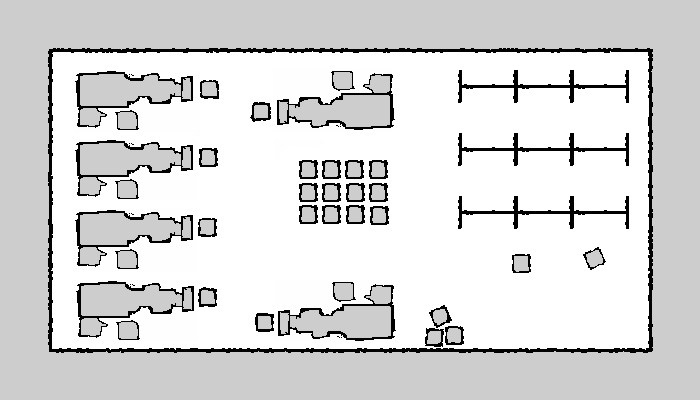
#> input picture Python_Design/FIS_Design/maps/warehouse_map.png, 700 x 400 px, found by its file name
$ python PythonFISV3Implementation.py
#> lines starting #> are read from the running program, lines starting #| are printed output that depends on the picture; after the words box and inside, x2 and y2 are one past the last pixel; in counts of white or black regions, pixels touching at a corner belong together
### Python_Design/FIS_Design/FIS_TestV3/PythonFISFunctionV3.py
"""

This program is a Python implementation of a Fuzzy Inference System (FIS)
that was first designed within MATLAB, using the Fuzzy Logic Designer.

This file serves to host the functions that are used within the FIS testing.

This particular FIS utilizes the load history, weighted travel distance to task,
and the distance history to make decisions about the suitability of a given robot.

This is the third version that fixes an error in the rulebase of the previous version,
producing more desirable surfaces of control.

"""
######################## Import Packages ########################

import numpy as np
import skfuzzy as fuzz
from skfuzzy import control as ctrl
import matplotlib.pyplot as plt

####################### Define Functions ########################

def fis_create():

    ################ FIS Step 1: Define Fuzzy Sets ##################

    """
    Must firstly define the input linguistic variables. This involves:
        - Defining the linguistic variable itself
        - Defining the crisp universe of discourse for these variables
        - Defining the linguistic values and their membership functions
    """
    # universes of discourse:
    lh_range = [0, (5/6), 4, 5, 6, (55/6), 10]
    dtt_range = [0, (25/12), 10, 12.5, 15, (275/12), 25]
    tdt_range = [0, (25/6), 15, 25, 30, (275/6), 50]

    # define lingusitic input variables:
    lh = ctrl.Antecedent(lh_range, 'Load History')
    dtt = ctrl.Antecedent(dtt_range, 'Distance to Task')
    tdt = ctrl.Antecedent(tdt_range, 'Total Distance Travelled')

    # define membership functions:
    #   - we have 3 linguistic terms for each variable

    lh['Low'] = fuzz.trimf(lh.universe, [0, 0, 6])
    lh['Medium'] = fuzz.trimf(lh.universe, [5/6, 5, 55/6])
    lh['High'] = fuzz.trimf(lh.universe, [4, 10, 10])

    dtt['Low'] = fuzz.trimf(dtt.universe, [0, 0, 15])
    dtt['Medium'] = fuzz.trimf(dtt.universe, [25/12, 12.5, 275/12])
    dtt['High'] = fuzz.trimf(dtt.universe, [10, 25, 25])

    tdt['Low'] = fuzz.trimf(tdt.universe, [0, 0, 30])
    tdt['Medium'] = fuzz.trimf(tdt.universe, [25/6, 25, 275/6])
    tdt['High'] = fuzz.trimf(tdt.universe, [15, 50, 50])

    """
    Now we can define the output linguistic variable. This involves:
        - Defining the linguistic variable itself
        - Defining the crisp universe of discourse for this variable
        - Defining the linguistic value and its membership function
    """

    # universe of discourse:
    suit_range = [0, 5/12, 25/12, 2.5, 35/12, 55/12, 5, 65/12, 85/12, 7.5, 95/12, 115/12, 10]

    # define linguistic output variable:
    suit = ctrl.Consequent(suit_range, 'Suitability')

    # membership functions for linguistic values:
    suit['Very Low'] = fuzz.trimf(suit.universe, [0, 0, 25/12])
    suit['Low'] = fuzz.trimf(suit.universe, [5/12, 2.5, 55/12])
    suit['Medium'] = fuzz.trimf(suit.universe, [35/12, 5, 85/12])
    suit['High'] = fuzz.trimf(suit.universe, [65/12, 7.5, 115/12])
    suit['Very High'] = fuzz.trimf(suit.universe, [95/12, 10, 10])

    ################ FIS Step 2: Define Rule-Base ###################

    """
    Now we can define the fuzzy Rulebase. For a system with 3
    linguistic inputs, each with 3 linguistic variables, the
    Rulebase can contain a maximum of 27 rules for a full
    description

    The following rules were selected based on their provided
    surface of control, which was sculpted iteratively through
    the rules.

    This Rulebase consists of 27 rules.

    """

    rulebase = []

    # commence defining the main rules:
    rulebase.append(ctrl.Rule(lh['Low'] & dtt['Low'] & tdt['Low'], suit['Very High']))      # Rule 01
    rulebase.append(ctrl.Rule(lh['Medium'] & dtt['Low'] & tdt['Low'], suit['High']))        # Rule 02
    rulebase.append(ctrl.Rule(lh['High'] & dtt['Low'] & tdt['Low'], suit['Medium']))        # Rule 03
    rulebase.append(ctrl.Rule(lh['Low'] & dtt['Medium'] & tdt['Low'], suit['High']))        # Rule 04
    rulebase.append(ctrl.Rule(lh['Medium'] & dtt['Medium'] & tdt['Low'], suit['Medium']))   # Rule 05
    rulebase.append(ctrl.Rule(lh['High'] & dtt['Medium'] & tdt['Low'], suit['Medium']))     # Rule 06
    rulebase.append(ctrl.Rule(lh['Low'] & dtt['High'] & tdt['Low'], suit['Medium']))        # Rule 07
    rulebase.append(ctrl.Rule(lh['Medium'] & dtt['High'] & tdt['Low'], suit['Medium']))     # Rule 08
    rulebase.append(ctrl.Rule(lh['High'] & dtt['High'] & tdt['Low'], suit['Low']))          # Rule 09
    rulebase.append(ctrl.Rule(lh['Low'] & dtt['Low'] & tdt['Medium'], suit['High']))        # Rule 10
    rulebase.append(ctrl.Rule(lh['Medium'] & dtt['Low'] & tdt['Medium'], suit['Medium']))   # Rule 11
    rulebase.append(ctrl.Rule(lh['High'] & dtt['Low'] & tdt['Medium'], suit['Medium']))     # Rule 12
    rulebase.append(ctrl.Rule(lh['Low'] & dtt['Medium'] & tdt['Medium'], suit['Medium']))   # Rule 13
    rulebase.append(ctrl.Rule(lh['Medium'] & dtt['Medium'] & tdt['Medium'], suit['Low']))   # Rule 14
    rulebase.append(ctrl.Rule(lh['High'] & dtt['Medium'] & tdt['Medium'], suit['Low']))     # Rule 15
    rulebase.append(ctrl.Rule(lh['Low'] & dtt['High'] & tdt['Medium'], suit['Medium']))     # Rule 16
    rulebase.append(ctrl.Rule(lh['Medium'] & dtt['High'] & tdt['Medium'], suit['Low']))     # Rule 17
    rulebase.append(ctrl.Rule(lh['High'] & dtt['High'] & tdt['Medium'], suit['Very Low']))  # Rule 18
    rulebase.append(ctrl.Rule(lh['Low'] & dtt['Low'] & tdt['High'], suit['Medium']))        # Rule 19
    rulebase.append(ctrl.Rule(lh['Medium'] & dtt['Low'] & tdt['High'], suit['Medium']))     # Rule 20
    rulebase.append(ctrl.Rule(lh['High'] & dtt['Low'] & tdt['High'], suit['Low']))          # Rule 21
    rulebase.append(ctrl.Rule(lh['Low'] & dtt['Medium'] & tdt['High'], suit['Medium']))     # Rule 22
    rulebase.append(ctrl.Rule(lh['Medium'] & dtt['Medium'] & tdt['High'], suit['Low']))     # Rule 23
    rulebase.append(ctrl.Rule(lh['High'] & dtt['Medium'] & tdt['High'], suit['Very Low']))  # Rule 24
    rulebase.append(ctrl.Rule(lh['Low'] & dtt['High'] & tdt['High'], suit['Low']))          # Rule 25
    rulebase.append(ctrl.Rule(lh['Medium'] & dtt['High'] & tdt['High'], suit['Very Low']))  # Rule 26
    rulebase.append(ctrl.Rule(lh['High'] & dtt['High'] & tdt['High'], suit['Very Low']))    # Rule 27

    return rulebase


# [23 lines left out: function fis_solve, not called in this run]

### Python_Design/FIS_Design/FIS_TestV3/PythonFISV3Implementation.py
"""
This program is for creating and spawning robots within a given
task environment, such that tasks can be allocated to them using
a fuzzy inference system.

This is for testing the fuzzy inference system on fake, simulated
agents within a fictitious environment

THIS FILE RUNS ONE SIMULATION

"""
######################## Import Packages ########################

import numpy as np
import matplotlib.pyplot as plt
import cv2
import os
import sys
import random
import math as m
import heapq
from PythonFISFunctionV3 import *
import pandas as pd
import tkinter as tk
import time

################# Function & Class Definition ###################

class Robot:
    """
    This is a simplistic robot class for use in the FIS, it is
    used to create robotic objects. A robot consists of:
    - an ID tag, for referencing
    - a sensor type, either imagery, measurement, or both
    - a load history, which denotes how many times the robot has
      gone to the task site
    - their position within space
    - a travel distance, which represents how far a robot has to travel to the task site
    - a total travel distance that they have travelled overall
    - a weight, which is used to quantify the impact of their travelling
    - a suitability, which is to be calculated using the FIS
    - a colour used in plotting
    """

    # constructor for robot objects:
    def __init__(self, id, sensor, position):
        self.id = id            # id tag for referencing
        self.sensor = sensor    # type of sensor the robot is equipped with
        self.load = 0.0             # load history of robot
        self.position = position    # current position of robot
        self.travel = 0.0       # distance robot must travel to task site
        self.total = 0.0        # total distance that robot has travelled
        self.weight = 1.0       # movement weight, ignored if 1
        self.suitability = 0.0     # suitability
        if self.sensor == 'Imagery':
            # blue
            blue_list = [(149, 168, 255), (56, 182, 255), (138, 199, 235), (16, 180, 230)]
            index = random.randint(0, len(blue_list)-1)
            self.colour = blue_list[index]

        if self.sensor == 'Measurement':
            # green
            green_list = [(117, 240, 150), (98, 181, 119), (31, 219, 78), (79, 209, 125)]
            index = random.randint(0, len(green_list)-1)
            self.colour = green_list[index]


    # for querying robots:
    # [7 lines left out: function display_robot_info, not called in this run]

def read_map(map_str, resolution):

    # get cwd, list all directories and append to the file path of the maps
    current_dir = os.getcwd()
    file_path = os.path.join(current_dir, "Python_Design", "FIS_Design", "maps", str(map_str))

    # check if that map exists, read image if it does
    if not os.path.isfile(file_path):
        sys.exit('No such file exists')
    else:
        image = cv2.imread(file_path,0)

    # load the map and dilate the borders to get a buffered image for navigation:
    image_rgb = cv2.cvtColor(image, cv2.COLOR_GRAY2RGB)
    buffered_image, spawn_locations = add_buffer(image, buffer)

    return image_rgb, buffered_image

# [63 lines left out: function dijkstra, not called in this run]

def add_buffer(image, buffer_size):

    # create a binary mask where black (0) and gray (205) areas are marked
    mask = np.where((image == 0) | (image == 205), 1, 0).astype(np.uint8)

    # create a kernel for dilation (buffer expansion)
    kernel = np.ones((buffer_size, buffer_size), np.uint8)

    # dilate the mask (expand obstacles)
    dilated_mask = cv2.dilate(mask, kernel, iterations=1)

    # create a new image where dilated areas are treated as non-navigable (set to black)
    buffered_image = image.copy()
    buffered_image[dilated_mask == 1] = 0  # set dilated areas to black (0)

    # white space detection:
    spawn_locations = np.flip(np.column_stack(np.where(np.flipud(buffered_image) >= 254)),axis = 1)

    return buffered_image, spawn_locations

# [14 lines left out: function draw_circles_on_image, not called in this run]

def initialize_plot():

    # start a tkinter window
    root = tk.Tk()

    # get screen width & height off of tkinter window, calculate figure height
    screen_width = root.winfo_screenwidth()
    screen_height = root.winfo_screenheight()
    dpi = 100
    fig_width_in = (screen_width*0.8)/dpi
    fig_height_in = (screen_height*0.8)/dpi

    # kill tkinter
    root.destroy()

    # make a figure, set the size and position of the figure
    fig = plt.figure(figsize = (fig_width_in, fig_height_in), dpi = dpi)
    ax = fig.add_subplot(1,1,1)
    figure_manager = plt.get_current_fig_manager()
    fig_width = int(fig_width_in * dpi)
    fig_height = int(fig_height_in * dpi)
    x_position = (screen_width - fig_width) // 2
    y_position = (screen_height - fig_height) // 2
    figure_manager.window.wm_geometry(f"{fig_width}x{fig_height}+{x_position}+{y_position}")

    # scatter in the corner for legend
    plt.scatter(0,0, color = (1, 0, 0), label = 'Task')
    for id, robot in robots.items():
        plt.scatter(0,0, color = (robot.colour[0]/255, robot.colour[1]/255, robot.colour[2]/255), label = f'ID: {robot.id} - {robot.sensor}')
    plt.legend(loc='upper center', bbox_to_anchor=(0.5, -0.05), fancybox = True, ncol = 5)

#################             Main             ###################

# simulation parameters:
resolution = 0.05               # resolution of the map, slam_toolbox default
map_str = "warehouse_map.png"   # string value of the map name
visualize = True                # whether to view or not
buffer = 10                     # distance in pixels that obstacles should be avoided

nr = 4                      # number of robots in the MRS
x = 2                       # number of camera equipped robots within the MRS
y = nr - x                  # number of measurement equipped robots within the MRS
task_num = 10               # number of task sites and ultimately the length of the simulation
robots = {}                 # empty dictionary to hold robot objects once created

bid = np.zeros((nr,3), dtype = object)      # empty array to store robot bids
cumulative_distance = 0                     # cumulative weighted travel distance amongst all robots, initialized
# allocation_times = []                       # empty list for appending allocation times

# determine task and robot sites:
match map_str:
    # for the warehouse case:
    case "warehouse_map.png":
        locations = [(64,63), (64,157), (64,231), (63,300), (175, 65), (172,123),
             (171,188), (180,262), (182,330), (288,74), (221,120), (238,192),
             (229,260), (241,321), (405,324), (405, 105), (339,146), (342,248),
             (285,265), (425,98), (422,150), (417,226), (428,266), (490,304),
             (539,332), (559,290), (591,327),(558,259), (633,333), (481,115),
             (544,115), (604,115), (487,179), (547,179), (603,179), (600,67)]
        random.shuffle(locations)   # shuffle the locations list so that each time the simulation is ran the robots and tasks are in different locations
        tasks = locations[0:task_num]
        positions = locations[task_num::]

    # for the lab case:
    case "edited_map.png":
        locations = [(36,297), (29,276), (59,300), (73,293), (82,266), (121,278),
                    (106,287), (46,229), (83,232), (102,204), (80,183), (50,174),
                    (77,151), (125,159), (121,104), (118,82), (80,76), (77,49),
                    (76,26), (121,20), (145,23), (185,23), (213,29), (217,66),
                    (183,68), (153,66), (219,86), (235,74), (257,96), (284,80),
                    (63,90), (187,63), (159,11), (71,214), (75,143), (49,294)]
        random.shuffle(locations)   # shuffle the locations list so that each time the simulation is ran the robots and tasks are in different locations
        tasks = locations[0:task_num]
        positions = locations[task_num::]

# spawn robots based on the user defined mission parameters:
for num in range(1, nr+1):
    robot_name = f"Robot {num}"

    # if we haven't exceeded the number of imagery robots
    if num <= x:
        robots[robot_name] = Robot(
            id = num,
            sensor = "Imagery",
            position = positions[num-1],
        )
    # else make measurement robots
    else:
        robots[robot_name] = Robot(
            id = num,
            sensor = "Measurement",
            position = positions[num-1],
        )

# initialize map:
image_rgb, buffered_image = read_map(map_str, resolution)
#> in read_map, image is the input picture: shape (400, 700); min 0, max 255, mean 216.3
#> in add_buffer, `mask = np.where((image == 0) | (image == 205), 1, 0).astype(np.uint8)`:
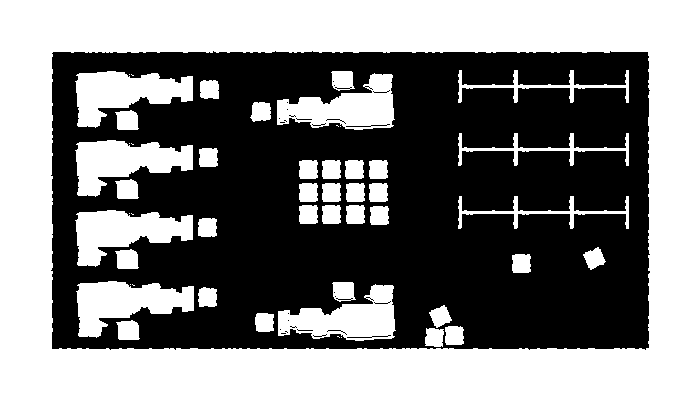
#> mask: shape (400, 700); values 0 (black) and 1 (white), 49.7% white; 51 white regions (12 under 20 px), largest, box (x1, y1, x2, y2) and area: (0, 0, 700, 400) 103228, (75, 71, 193, 128) 3847, (75, 140, 193, 197) 3847
#> in add_buffer, `dilated_mask = cv2.dilate(mask, kernel, iterations=1)`:
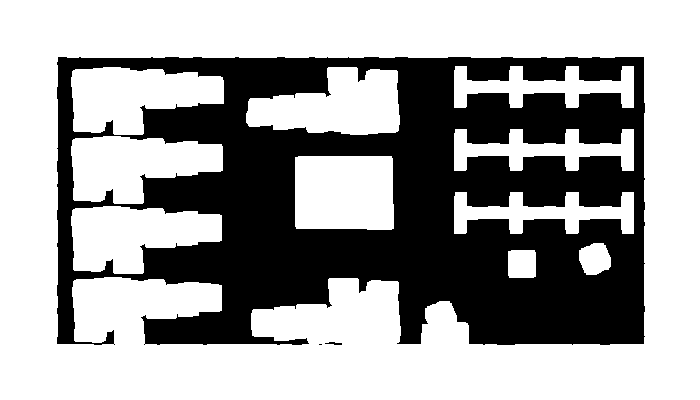
#> dilated_mask: shape (400, 700); values 0 (black) and 1 (white), 63.2% white; 3 black regions (1 under 20 px), largest, box (x1, y1, x2, y2) and area: (57, 57, 645, 345) 103068, (325, 342, 342, 345) 31
#> in add_buffer, `buffered_image[dilated_mask == 1] = 0`:
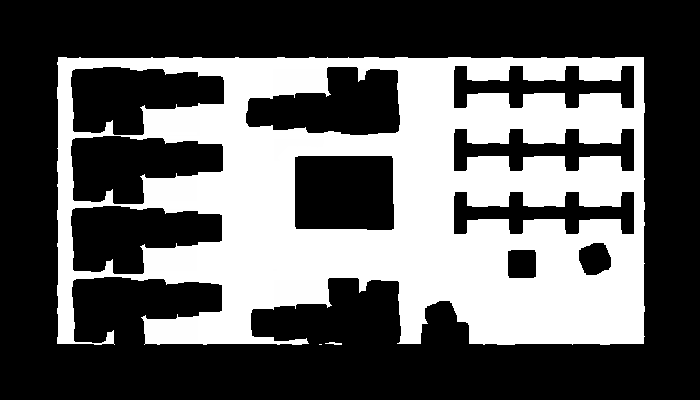
#> buffered_image: shape (400, 700); min 0, max 255, mean 93.9
#> in add_buffer, `spawn_locations = np.flip(np.column_stack(np.where(np.flipud(buffered_..`: spawn_locations = 103102 pairs, first value 57 to 644, second value 55 to 342

# initialize plot:
initialize_plot()

# create fuzzy inference rulebase:
#> (the run stopped early here; a loop or call above may not have finished)

$ run again, with Python_Design/FIS_Design/maps/test_map.png copied over Python_Design/FIS_Design/maps/warehouse_map.png
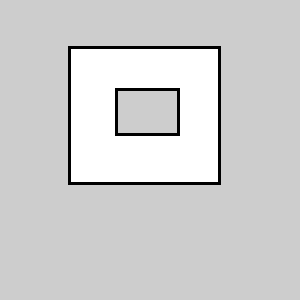
#> input picture Python_Design/FIS_Design/maps/test_map.png, 300 x 300 px, found by its file name
#> in read_map, image is the input picture: shape (300, 300); min 0, max 255, mean 208.8
#> in add_buffer, `mask = np.where((image == 0) | (image == 205), 1, 0).astype(np.uint8)`:
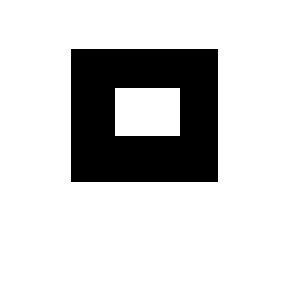
#> mask: shape (300, 300); values 0 (black) and 1 (white), 81.7% white; 1 black region, box (x1, y1, x2, y2) and area: (71, 49, 218, 182) 16431
#> in add_buffer, `dilated_mask = cv2.dilate(mask, kernel, iterations=1)`:
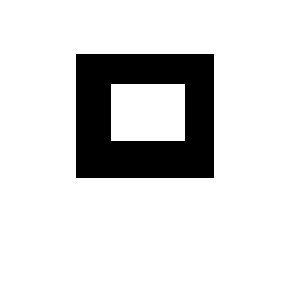
#> dilated_mask: shape (300, 300); values 0 (black) and 1 (white), 85.7% white; 1 black region, box (x1, y1, x2, y2) and area: (76, 54, 214, 178) 12894
#> in add_buffer, `spawn_locations = np.flip(np.column_stack(np.where(np.flipud(buffered_..`: spawn_locations = 12894 pairs, first value 76 to 213, second value 122 to 245
